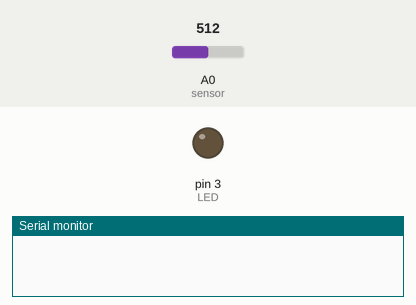
This sketch was run on a simulated Arduino Uno, built with avr-gcc and run on an emulated ATmega328P. On the bench: output pins drawn as LEDs (lit = HIGH), the last lines printed to the serial monitor. The test bench sets the inputs (shaded band); at power-on: A0 (sensor) = 512.

Above: at 1.3 s.
At 3.8 s:
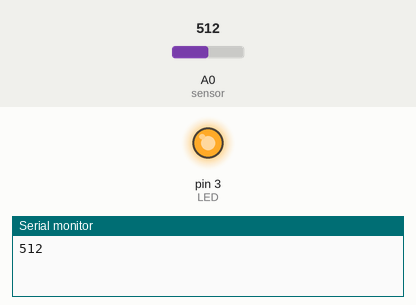
Timing chart, 0 to 6.6 s (numbered marks = the images above):
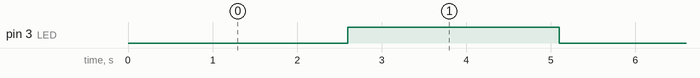

Measured:
- by itself, pin 3 (LED): alternates HIGH for 2.5 s and LOW for 2.5 s

The sketch:

test_opt101_LED.ino
```cpp
#include <Wire.h>
// Set the LCD address to 0x27 for a 16 chars and 2 line display

int sensor = A0;  // output pin of OPT101 attached to Analog 5
int opt_signal;
int LED = 3; // digital pin for LED

void setup() {
  Serial.begin(9600);
  delay(100);
  pinMode (LED, OUTPUT); //for cell 1 LED
}

void loop() {
  digitalWrite(LED, LOW);
  delay(2000);
  opt_signal = analogRead(sensor);
  delay(500);
  Serial.println(opt_signal);
  digitalWrite(LED, HIGH);
  delay(2000);
  opt_signal = analogRead(sensor);
  delay(500);
  Serial.println(opt_signal);
}
```
